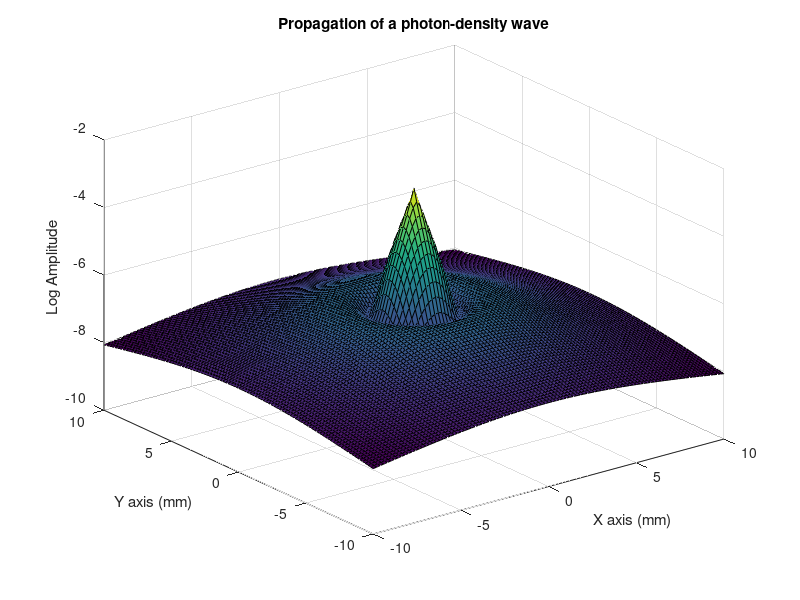

Write the MATLAB code that produced this figure. (Note: this script raises an error after producing the figure.)
clear all
close all
% Input 
%u_a = 0.1 * 10^(2) ;
u_a = 0.01 * 10^(2) ;
u_spr =  10 * 10^(2) ;
n =1.37;
f = 200*10^8;
% Fact
c = 3*10^8/n ;

% Calculation
w=2*pi*f;
D = 1/(3*(u_a+u_spr));

k_r = sqrt(u_a/(2*D)*(sqrt(1+(w/(c*u_a))^2)-1));

k_i = sqrt(u_a/(2*D)*(sqrt(1+(w/(c*u_a))^2)+1));

k = k_r+k_i*1i;
A=10;
B=100;
u_eff = sqrt(u_a/D);

axis tight manual % this ensures that getframe() returns a consistent size
filename = 'HWOptic_11_19_Ver2.gif';

for t = 0:0.0001:0.05
      t =t*10^-8
      %[X,Y] = meshgrid(-0.002:0.00005:0.002,-0.002:0.00005:0.002);
      [X,Y] = meshgrid(-10:0.2:10,-10:0.2:10);
      X_m = X*10^-3
      Y_m = Y*10^-3
      r = sqrt(X_m.^2+Y_m.^2)+0.001;
      Z = abs((A.*exp(-u_eff.*r)+B.*exp(1i.*k.*r-1i.*w.*t))./(4.*pi.*c.*D.*r));
      surf(X,Y,log(Z)) 
      xlabel('X axis (mm)')
      ylabel('Y axis (mm)')
      zlim([-10,-2])
      zlabel('Log Amplitude')
      title('Propagation of a photon-density wave')
      % Capture the plot as an image 
      frame = getframe(gcf); 
      im = frame2im(frame); 
      [imind,cm] = rgb2ind(im,256); 
      % Write to the GIF File 
      if t == 0 
          imwrite(imind,cm,filename,'gif', 'Loopcount',inf); 
      else 
          imwrite(imind,cm,filename,'gif','WriteMode','append'); 
      end
end